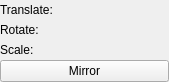
<?xml version="1.0" encoding="UTF-8"?>
<ui version="4.0">
 <class>Form</class>
 <widget class="QWidget" name="Form">
  <property name="geometry">
   <rect>
    <x>0</x>
    <y>0</y>
    <width>169</width>
    <height>82</height>
   </rect>
  </property>
  <property name="sizePolicy">
   <sizepolicy hsizetype="Preferred" vsizetype="Preferred">
    <horstretch>0</horstretch>
    <verstretch>0</verstretch>
   </sizepolicy>
  </property>
  <property name="windowTitle">
   <string>Form</string>
  </property>
  <layout class="QVBoxLayout" name="verticalLayout">
   <property name="spacing">
    <number>1</number>
   </property>
   <property name="margin">
    <number>0</number>
   </property>
   <item>
    <widget class="QLabel" name="translateLabel">
     <property name="text">
      <string>Translate:</string>
     </property>
    </widget>
   </item>
   <item>
    <widget class="QLabel" name="rotateLabel">
     <property name="text">
      <string>Rotate:</string>
     </property>
    </widget>
   </item>
   <item>
    <widget class="QLabel" name="scaleLabel">
     <property name="text">
      <string>Scale:</string>
     </property>
    </widget>
   </item>
   <item>
    <widget class="QPushButton" name="mirrorImageBtn">
     <property name="toolTip">
      <string extracomment="Mirror the item across the global Y axis"/>
     </property>
     <property name="text">
      <string>Mirror</string>
     </property>
    </widget>
   </item>
  </layout>
 </widget>
 <resources/>
 <connections/>
</ui>
